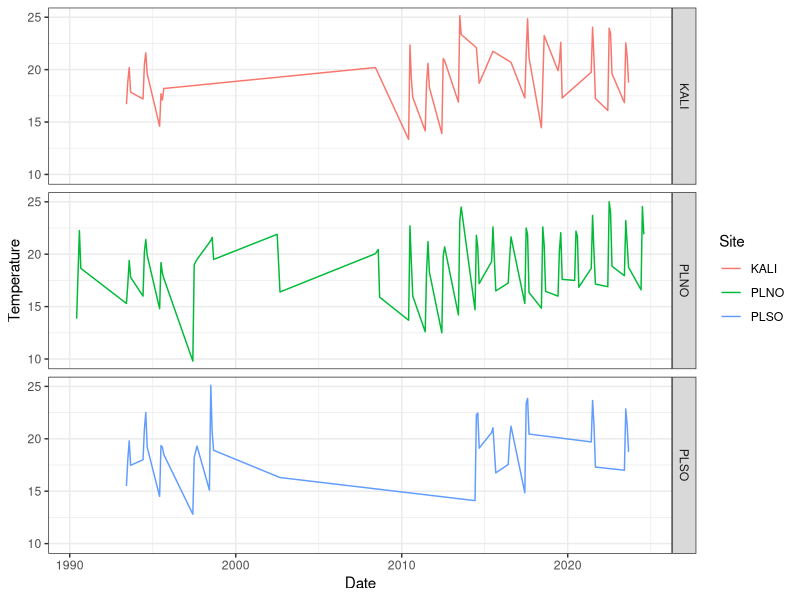
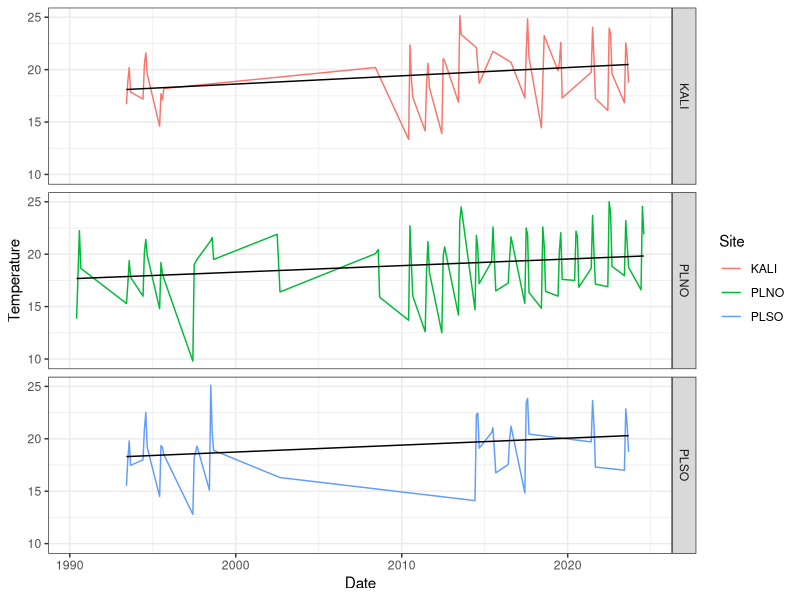
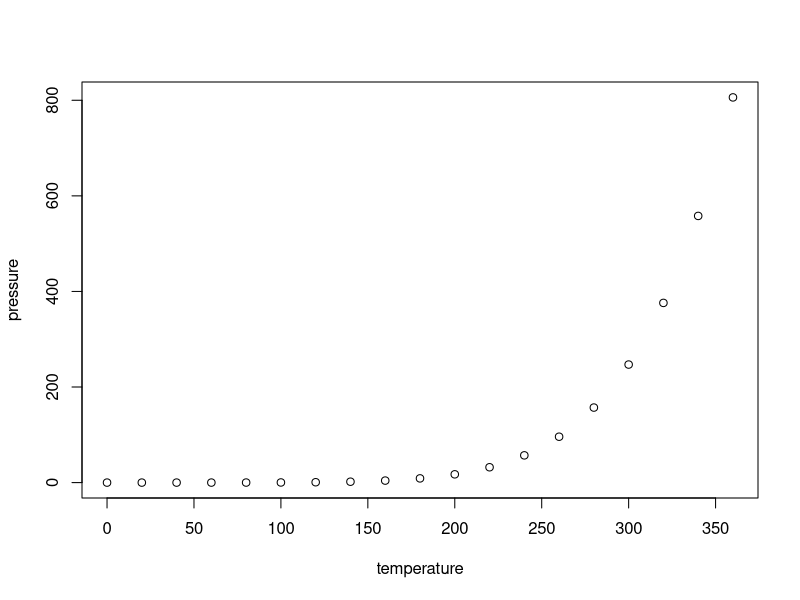

Source code (R) for these figures, in order:
## ---- chunk 1
knitr::opts_chunk$set(echo = FALSE)
library(ggplot2)
library(zoo)
SCA_trend_Data <- read.csv("Data/SCA_trend_Data.csv")
SCA_Database <- read.csv("Data/SCA_Database.csv")
## ---- chunk 2
 SCA_trend_Data$Date=as.Date(as.yearmon(paste(SCA_trend_Data$Month,SCA_trend_Data$Year,sep="-"),'%b-%Y'))
ggplot(data = SCA_trend_Data,aes(x=Date,y=Temperature))+geom_line(aes(colour = Site))+facet_grid(rows = vars(Site))+theme_bw()
## ---- chunk 3
 SCA_trend_Data$Date=as.Date(as.yearmon(paste(SCA_trend_Data$Month,SCA_trend_Data$Year,sep="-"),'%b-%Y'))
ggplot(data = SCA_trend_Data,aes(x=Date,y=Temperature))+geom_line(aes(colour = Site))+geom_smooth(method = "lm",formula=y~x,se=FALSE,linewidth=.5,color="black")+facet_grid(rows = vars(Site))+theme_bw()
## ---- chunk 4
summary(cars)
## ---- chunk 5
plot(pressure)
